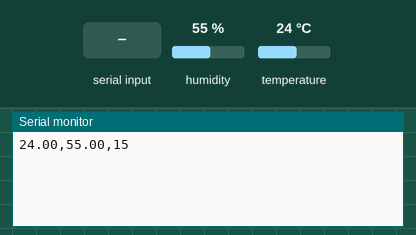
Recording of a sketch running on a simulated Arduino Uno, built with avr-gcc and run on an emulated ATmega328P. Parts: the last lines printed to the serial monitor. The test bench sets the inputs (shaded band); at power-on: humidity 55 %, temperature 24 °C.

Above: at 1.7 s.
1.8 s: humidity set to 22 %
At 3.1 s:
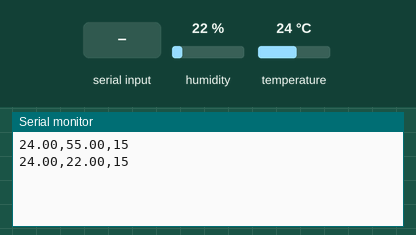
3.3 s: "90,45\n" received over Serial
4.8 s: temperature set to 12 °C
At 6.1 s:
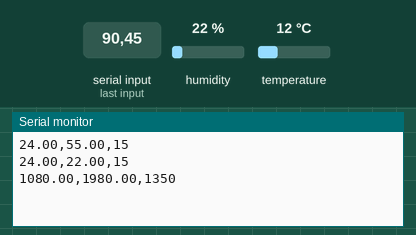
6.3 s: "30,150\n" received over Serial
7.8 s: humidity set to 40 %
At 9.7 s:
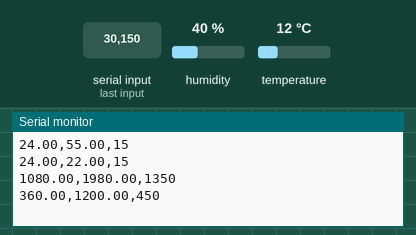
Timing chart, 0 to 10.3 s (numbered marks = the images above; inputs shaded):
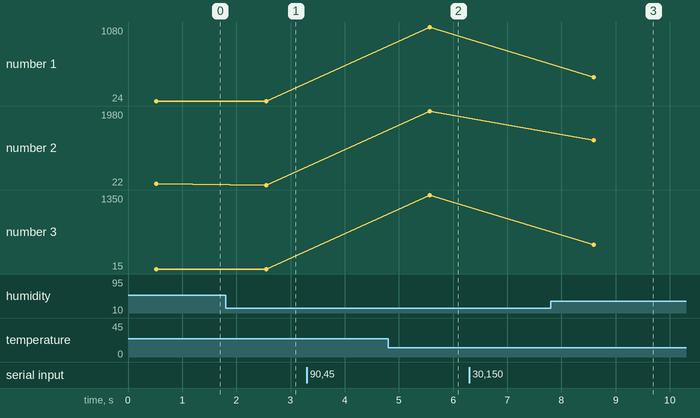

The sketch:

sketch_may22a.ino
```cpp
#include <dht.h>
#define lightSensor A1
#define humTempSensor A0

dht DHT;
float rawRange = 1024; // 3.3v
float logRange = 5.0; // 3.3v = 10^5 lux
int amplitude = 1;

void setup() {
  // put your setup code here, to run once:
  pinMode(lightSensor, INPUT);
  pinMode(humTempSensor, INPUT);
  analogReference(EXTERNAL);
  Serial.begin(9600);
  delay(500);//Delay to let system boot
}

void loop() {
  if(Serial.available()>0) {
   amplitude =  Serial.readString().toInt();
  }
  DHT.read11(humTempSensor);
  // put your main code here, to run repeatedly:
    Serial.print(DHT.temperature*amplitude);
  Serial.print(",");

  Serial.print(DHT.humidity*amplitude);
  Serial.print(",");

Serial.print(lightSensor*amplitude);

  Serial.println();
  delay(2000);
}

float RawToLux(int raw)
{
  float logLux = raw * logRange / rawRange;
  return pow(10, logLux);
}
```

Measured:
- after the input at 1.8 s, the serial monitor: prints a new line after 0.75 s (image 1)
- after the input at 4.8 s, the serial monitor: prints a new line after 0.77 s (image 2)
- after the input at 7.8 s, the serial monitor: prints a new line after 0.80 s (image 3)
- plotted number 1: 24 → 1080 after the input at 4.8 s
- plotted number 2: 55 → 22 after the input at 1.8 s, 1980 → 1200 after the input at 7.8 s
